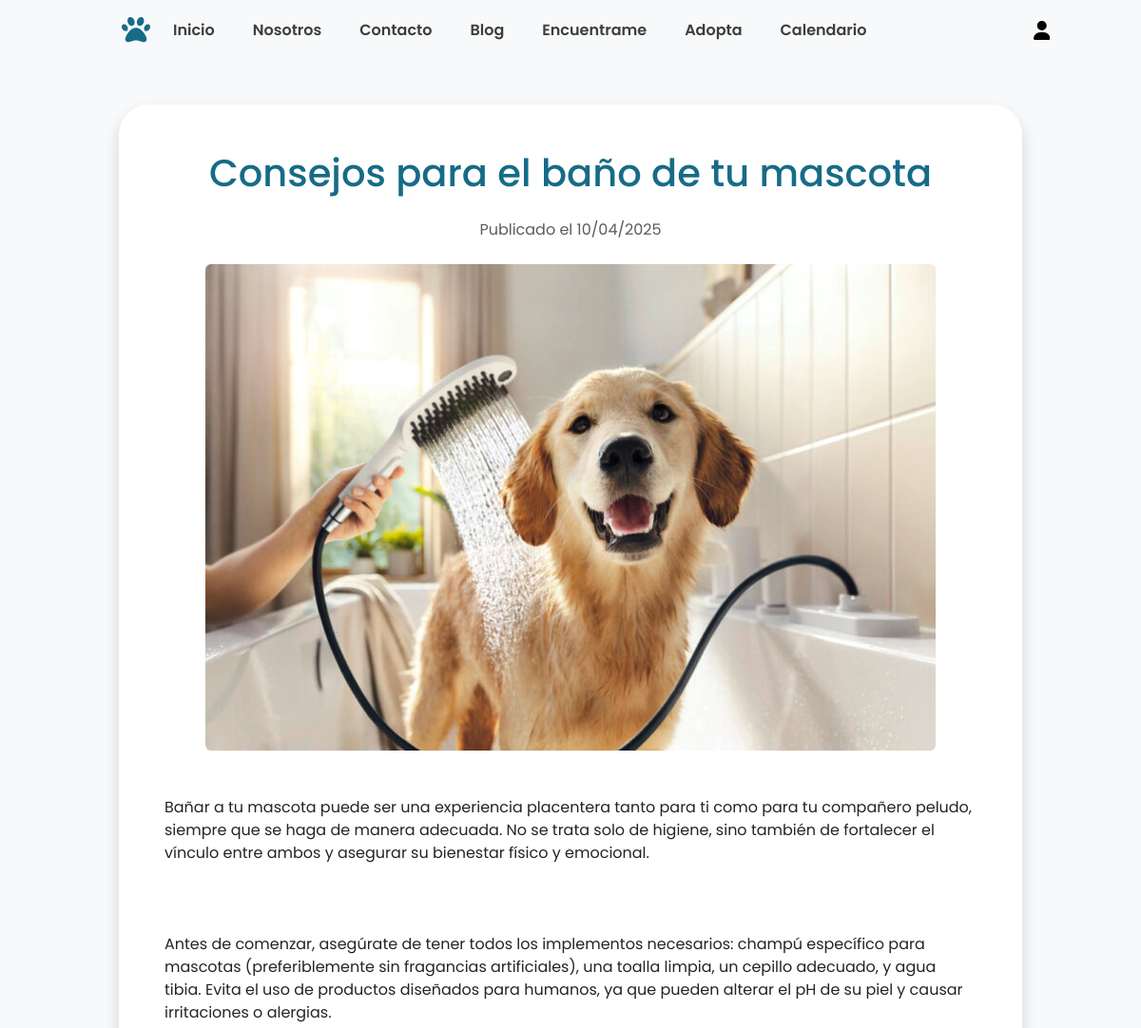
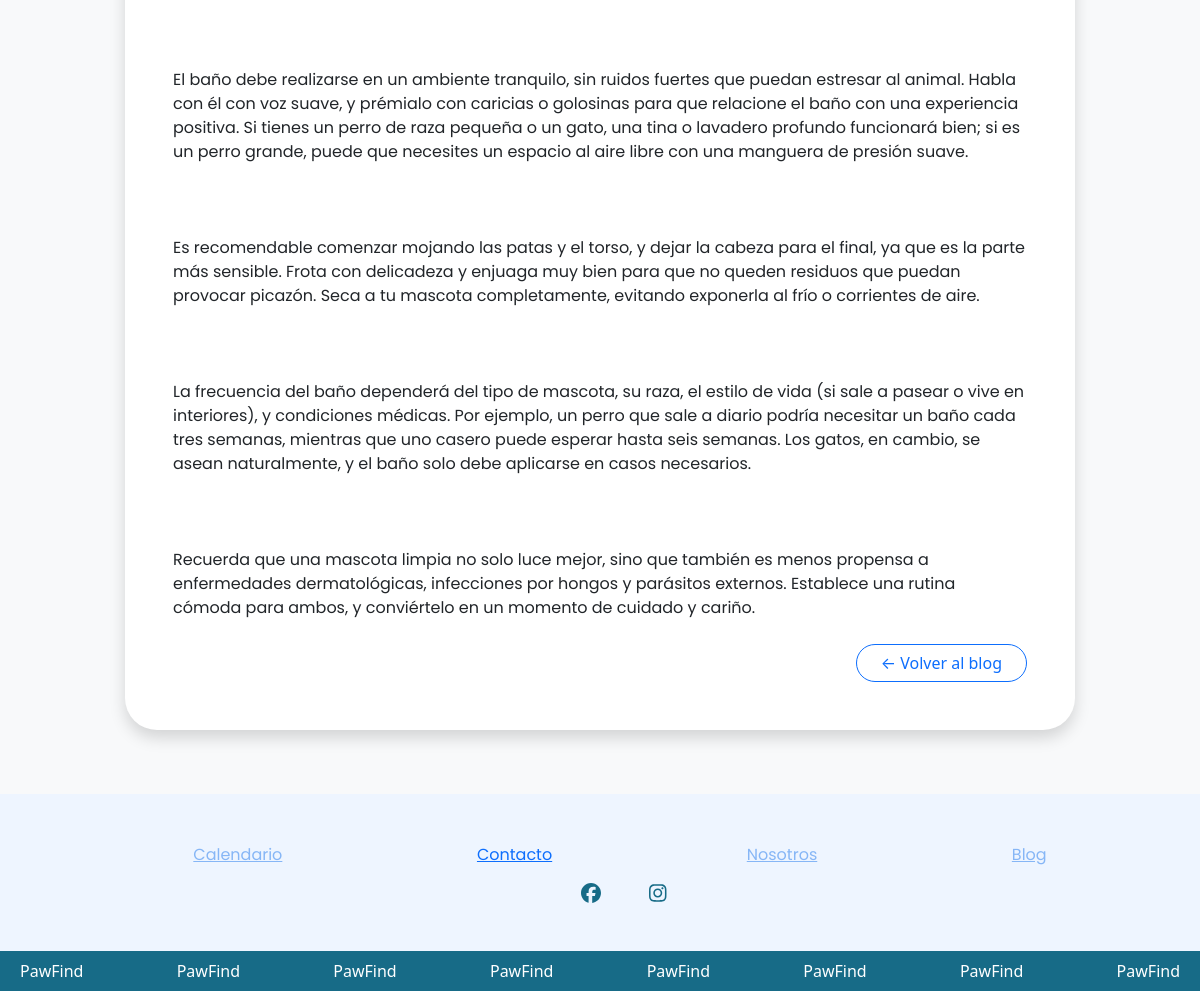
Screenshot of /index.php?c=landing&a=articulo&id=1 with the database file from the repository (2 pictures, top to bottom).
### tables this page shows
CREATE TABLE `articulo` (
  `id_articulo` int(11) NOT NULL,
  `id_categoria` int(11) NOT NULL,
  `id_subcategoria` int(11) NOT NULL,
  `id_usuario` int(11) NOT NULL,
  `titulo` varchar(250) NOT NULL,
  `contenido` text NOT NULL,
  `fecha` date NOT NULL,
  `imagen_url` varchar(250) DEFAULT NULL
);

### index.php (called while the page is built, shortened)
<?php
require_once("rutas.php");
?>

### app/models/Articulo.php (called while the page is built, shortened)
<?php
require_once __DIR__ . '/../../config/database.php';
class Articulo
{
    public static function buscarArticulo($id)
    {
        global $conn;
        try {
            $stmt = $conn->prepare("SELECT * FROM articulo WHERE id_articulo = ?");
            $stmt->bind_param("i", $id);
            $stmt->execute();
            $resultado = $stmt->get_result();
            $articulo = $resultado->fetch_assoc();
            return $articulo;
        } catch (mysqli_sql_exception $e) {
            return ["error" => "Error al obtener artículo: " . $e->getMessage()];
        }
    }
}
?>

### app/views/landing/articulo.php (the view, shortened to what this page needs)
<body class="d-flex flex-column min-vh-100 bg-light">
    <div class="container mt-5 mb-5">
        <div class="row justify-content-center">
            <div class="col-lg-10 bg-white p-5 rounded-5 shadow">
                <h1 class="text-center txt-azul-oscuro mb-4"><?= htmlspecialchars($articulo['titulo']) ?></h1>
                <p class="text-muted text-center mb-4">
                    Publicado el <?= date("d/m/Y", strtotime($articulo['fecha'])) ?>
                </p>
                <?php if (!empty($articulo['imagen_url'])): ?>
                    <div class="text-center mb-4">
                        <img src="<?= htmlspecialchars($articulo['imagen_url']) ?>" alt="Imagen del artículo" class="img-fluid rounded">
                    </div>
                <?php endif; ?>
                <div class="contenido-articulo text-justify">
                    <p style="white-space: pre-line;">
                        <?= nl2br(htmlspecialchars($articulo['contenido'])) ?>
                    </p>
                </div>
                <div class="mt-4 text-end">
                    <a href="index.php?c=landing&a=blog" class="btn btn-outline-primary rounded-5 px-4">← Volver al blog</a>
                </div>
            </div>
        </div>
    </div>
</body>

### assets/style/style.css (style rules this page uses)
a, h1, h2, h3, h4, h5, h6, p { font-family: "Poppins", sans-serif; }
.txt-azul-oscuro { color: #176B87; }
img { object-fit: cover; background-repeat: none; }

### rows the page displays
articulo: titulo "Consejos para el baño de tu mascota", fecha "10/04/2025", imagen_url (picture), contenido "Bañar a tu mascota puede ser una experiencia placentera tanto para ti como para tu compañero peludo, siempre que se haga de manera adecuada. No se trata solo de higiene, sino también de fortalecer el vínculo entre ambos y asegurar su bienestar físico y emocional. Antes de comenzar, asegúrate de tener todos los implementos necesarios: champú específico para mascotas (preferiblemente sin fragancias artificiales), una toalla limpia, un cepillo adecuado, y agua tibia. Evita el uso de productos diseñados para humanos, ya que pueden alterar el pH de su piel y causar irritaciones o alergias. El baño debe realizarse en un ambiente tranquilo, sin ruidos fuertes que puedan estresar al animal. Habla…"
